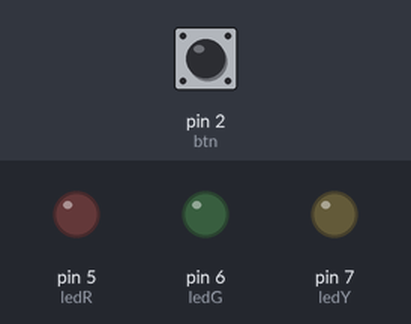
A sketch run on a simulated Arduino Uno, built with avr-gcc and run on an emulated ATmega328P. Parts: output pins drawn as LEDs (lit = HIGH). Dashed ring = blinking. The inputs (shaded band) are chosen by the test bench; at power-on: pin 2 (btn) LOW.

Above: at 1.2 s.
1.3 s: pin 2 (btn) pulled HIGH for 3.2 s
At 2.2 s:
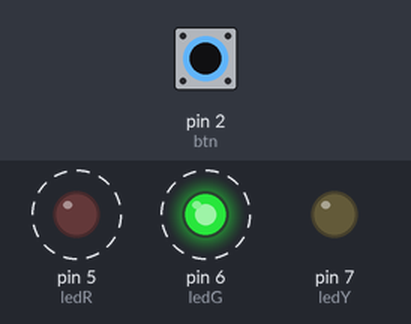
At 5.4 s:
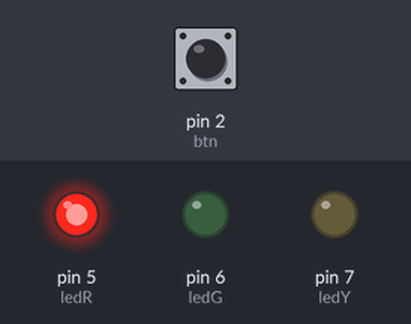
6.0 s: pin 2 (btn) pulled HIGH for 1 s
At 7.3 s:
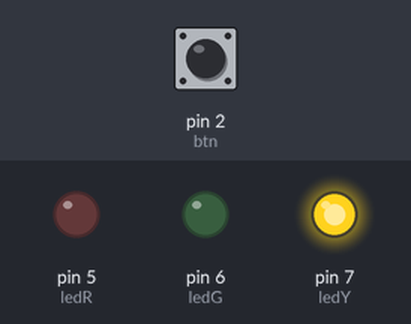
Timing chart, 0 to 9.0 s (numbered marks = the images above; inputs shaded):
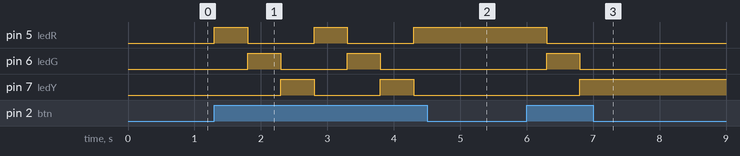

Measured:
- after the input at 1.3 s, pin 5 (ledR): alternates HIGH for 0.50 s and LOW for 1.0 s, starting at once; pin 6 (ledG): alternates HIGH for 0.50 s and LOW for 1.0 s, 4 changes in all, then stays LOW, starting after 0.50 s; pin 7 (ledY): alternates HIGH for 0.50 s and LOW for 1.0 s, starting after 1.0 s
- after the input at 6.0 s, pin 5 (ledR): HIGH → LOW after 0.30 s; pin 6 (ledG): LOW → HIGH after 0.30 s, → LOW 0.50 s later; pin 7 (ledY): LOW → HIGH after 0.80 s

The sketch:

function.ino
```cpp
int ledR = 5, ledG = 6, ledY = 7;
int btn = 2;
int count = 0;
void setup() {
  pinMode(ledR,OUTPUT);
  pinMode(ledG,OUTPUT);
  pinMode(ledY,OUTPUT);
  pinMode(btn,INPUT);
}

void loop() {
  if (digitalRead(btn) == 1){
    count++;
  }
  switch(count){
    case 1:
      set(1,0,0);
      break;
    case 2:
      set(0,1,0);
      break;
    case 3:
      set(0,0,1);
      break;
    default:
      count = 0;
      break;
  }

}

void set(int r,int g,int y){
  digitalWrite(ledR,r);
  digitalWrite(ledG,g);
  digitalWrite(ledY,y);
  delay(500);
}
```
